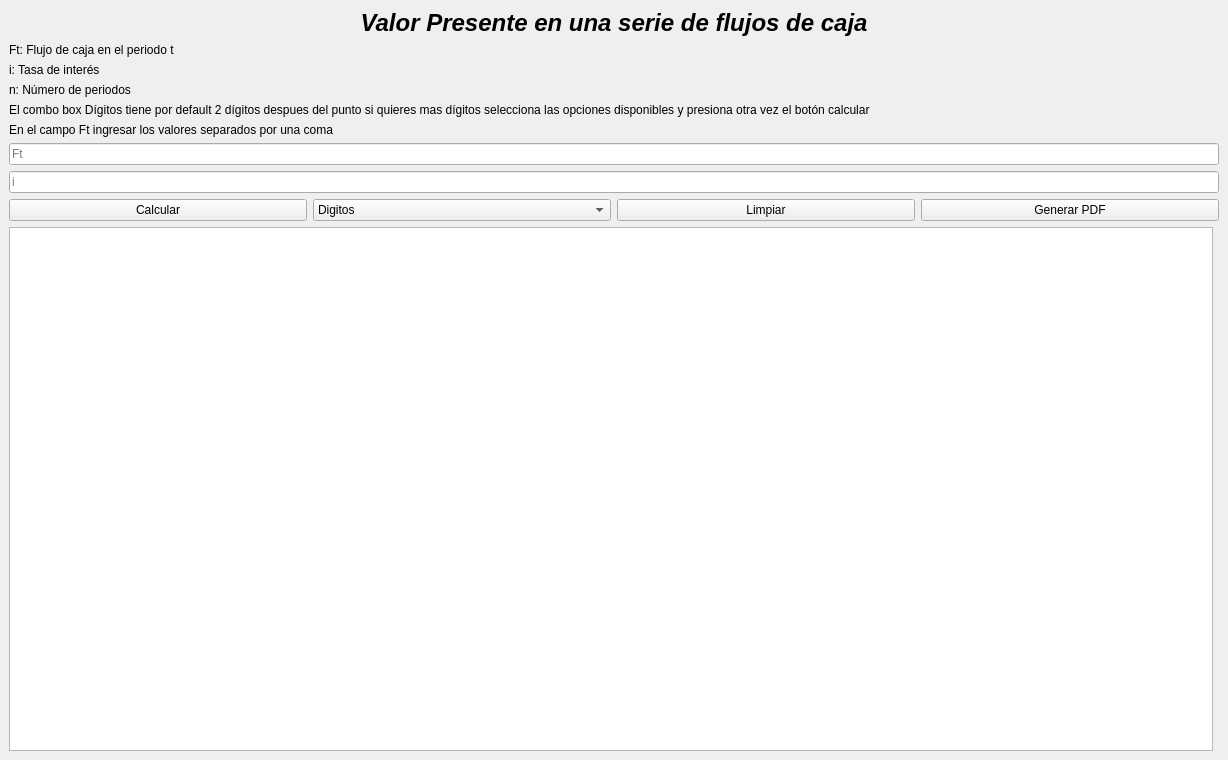
<?xml version="1.0" encoding="UTF-8"?>
<ui version="4.0">
 <class>MainWindow</class>
 <widget class="QMainWindow" name="MainWindow">
  <property name="windowModality">
   <enum>Qt::WindowModal</enum>
  </property>
  <property name="geometry">
   <rect>
    <x>0</x>
    <y>0</y>
    <width>1228</width>
    <height>760</height>
   </rect>
  </property>
  <property name="windowTitle">
   <string>Valor Presente en una serie de flujos de caja</string>
  </property>
  <property name="styleSheet">
   <string notr="true">font: 16pt &quot;Segoe UI&quot;;

width: 70%;</string>
  </property>
  <widget class="QWidget" name="centralwidget">
   <layout class="QVBoxLayout" name="verticalLayout">
    <item>
     <widget class="QLabel" name="label_title">
      <property name="font">
       <font>
        <family>Segoe UI</family>
        <pointsize>18</pointsize>
        <italic>true</italic>
        <bold>true</bold>
       </font>
      </property>
      <property name="styleSheet">
       <string notr="true">font: 700 italic 18pt &quot;Segoe UI&quot;;</string>
      </property>
      <property name="text">
       <string>Valor Presente en una serie de flujos de caja</string>
      </property>
      <property name="alignment">
       <set>Qt::AlignCenter</set>
      </property>
     </widget>
    </item>
    <item>
     <widget class="QLabel" name="label">
      <property name="text">
       <string>Ft: Flujo de caja en el periodo t</string>
      </property>
     </widget>
    </item>
    <item>
     <widget class="QLabel" name="label_2">
      <property name="text">
       <string>i: Tasa de interés</string>
      </property>
     </widget>
    </item>
    <item>
     <widget class="QLabel" name="label_3">
      <property name="text">
       <string>n: Número de periodos</string>
      </property>
     </widget>
    </item>
    <item>
     <widget class="QLabel" name="label_7">
      <property name="styleSheet">
       <string notr="true">font: 9pt &quot;Segoe UI&quot;;</string>
      </property>
      <property name="text">
       <string>El combo box Dígitos tiene por default 2 dígitos despues del punto si quieres mas dígitos selecciona las opciones disponibles y presiona otra vez el botón calcular</string>
      </property>
     </widget>
    </item>
    <item>
     <widget class="QLabel" name="label_4">
      <property name="styleSheet">
       <string notr="true">font: 9pt &quot;Segoe UI&quot;;</string>
      </property>
      <property name="text">
       <string>En el campo Ft ingresar los valores separados por una coma</string>
      </property>
     </widget>
    </item>
    <item>
     <widget class="QLineEdit" name="txt_ft">
      <property name="placeholderText">
       <string>Ft</string>
      </property>
     </widget>
    </item>
    <item>
     <widget class="QLineEdit" name="txt_i">
      <property name="placeholderText">
       <string>i</string>
      </property>
     </widget>
    </item>
    <item>
     <layout class="QHBoxLayout" name="horizontalLayout_2">
      <item>
       <widget class="QPushButton" name="btn_calcular">
        <property name="text">
         <string>Calcular</string>
        </property>
       </widget>
      </item>
      <item>
       <widget class="QComboBox" name="cb_digitos">
        <item>
         <property name="text">
          <string>Digitos</string>
         </property>
        </item>
        <item>
         <property name="text">
          <string>3</string>
         </property>
        </item>
        <item>
         <property name="text">
          <string>4</string>
         </property>
        </item>
        <item>
         <property name="text">
          <string>5</string>
         </property>
        </item>
        <item>
         <property name="text">
          <string>Todos</string>
         </property>
        </item>
       </widget>
      </item>
      <item>
       <widget class="QPushButton" name="btn_limpiar">
        <property name="text">
         <string>Limpiar</string>
        </property>
       </widget>
      </item>
      <item>
       <widget class="QPushButton" name="btn_generar_pdf">
        <property name="text">
         <string>Generar PDF</string>
        </property>
       </widget>
      </item>
     </layout>
    </item>
    <item>
     <layout class="QHBoxLayout" name="horizontalLayout">
      <item>
       <widget class="QTextBrowser" name="tb_resultado"/>
      </item>
      <item>
       <layout class="QVBoxLayout" name="verticalLayout_2">
        <item>
         <widget class="QWidget" name="widgetGrafico" native="true"/>
        </item>
       </layout>
      </item>
     </layout>
    </item>
   </layout>
  </widget>
 </widget>
 <resources/>
 <connections/>
</ui>
